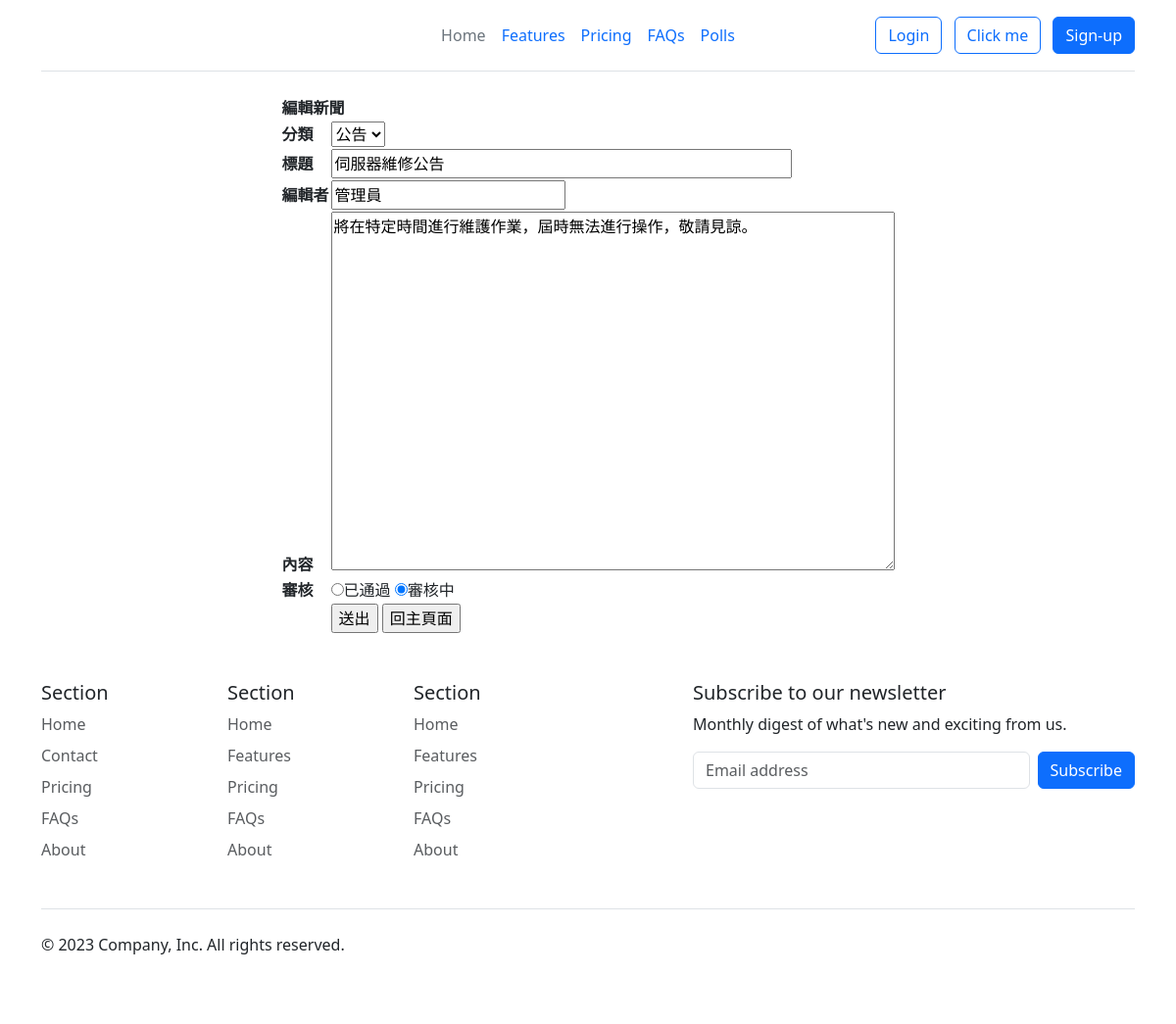
Screenshot of /AnnounceSystem/editnews/13 with the database file from the repository.
### AnnounceSystem/models.py (models this page shows, shortened)
class NewsUnit(models.Model):
    catego = models.CharField(max_length=10, null=False)
    nickname = models.CharField(max_length=20, null=False)
    title = models.CharField(max_length=50, null=False)
    message = models.TextField(null=False)
    pubtime = models.DateTimeField(auto_now=True)
    enabled = models.BooleanField(default=False)
    press = models.IntegerField(default=0)

### AnnounceSystem/views.py (the view, shortened to what this page needs)
# urls.py: path('editnews/', views.newsedit, name='newsedit'),
def newsedit(request, newsid=None, edittype=None):
	unit = NewsUnit.objects.get(id=newsid)
	categories = ["公告", "更新", "活動", "新書", "其他"]
	if edittype == None:
		type = unit.catego
		subject = unit.title
		editor = unit.nickname
		content = unit.message
		ok = unit.enabled
	return render(request, "AnnounceSystem/newsedit.html", locals())

### AnnounceSystem/templates/AnnounceSystem/newsedit.html (shortened to what this page needs)
{% extends "AnnounceSystem/base.html" %}
{% load static %}
{% block content %}
    <div class="contentbox">
        <form action="{% url 'AnnounceSystem:newsedit' newsid=newsid edittype=1 %}" id="form1" name="form1" method="POST">
            <table align="center">
                <tr>
                    <th colspan="2" align="left"> 編輯新聞</th>
                </tr>
                <tr>
                    <td valign="baseline"><strong>分類</strong></td>
                    <td valign="baseline">
                        <select name="news_type" id="news_type">
                            {% for category in categories %}
                            {% if type == category %}
                                <option value={{category}} selected="selected">{{category}}</option>
                            {% else %}
                                <option value={{category}}>{{category}}</option>
                            {% endif %}
                            {% endfor %}
                        </select>
                    </td>
                </tr>
                <tr>
                    <td valign="baseline"><strong>標題</strong></td>
                    <td valign="baseline"><input name="news_subject" type="text" id="news_subject" size="45" value="{{subject}}" /></td>
                </tr>
                <tr>
                    <td valign="baseline"><strong>編輯者</strong></td>
                    <td valign="baseline"><input type="text" name="news_editor" id="news_editor" value="{{editor}}" /></td>
                </tr>
                <tr>
                    <td valign="baseline"><strong>內容</strong></td>
                    <td valign="baseline"><textarea name="news_content" id="news_content" cols="60" rows="15">{{content}}</textarea></td>
                </tr>
                <tr>
                    <td valign="baseline"><strong>審核</strong></td>
                    <td valign="baseline">
                        {% if ok %}
                        <input type="radio" name="news_ok" id="news_ok2" value="yes" checked="checked" />已通過
                        <input name="news_ok" type="radio" id="news_ok" value="no" />審核中
                        {% else %}
                        <input type="radio" name="news_ok" id="news_ok2" value="yes" />已通過
                        <input name="news_ok" type="radio" id="news_ok" value="no" checked="checked" />審核中
                        {% endif %}
                    </td>
                </tr>
                <tr>
                    <td>&nbsp;</td>
                    <td><input type="submit" name="button" id="button" value="送出" />
                        <input type="button" name="button3" id="button3" value="回主頁面" onclick="location.href='{% url 'AnnounceSystem:showData' %}'" /></td>
                </tr>
            </table>
        </form>
    </div>
{% endblock %}

### rows the page displays
NewsUnit: news_type "公告", news_subject "伺服器維修公告", news_editor "管理員", news_content "將在特定時間進行維護作業，屆時無法進行操作，敬請見諒。"
